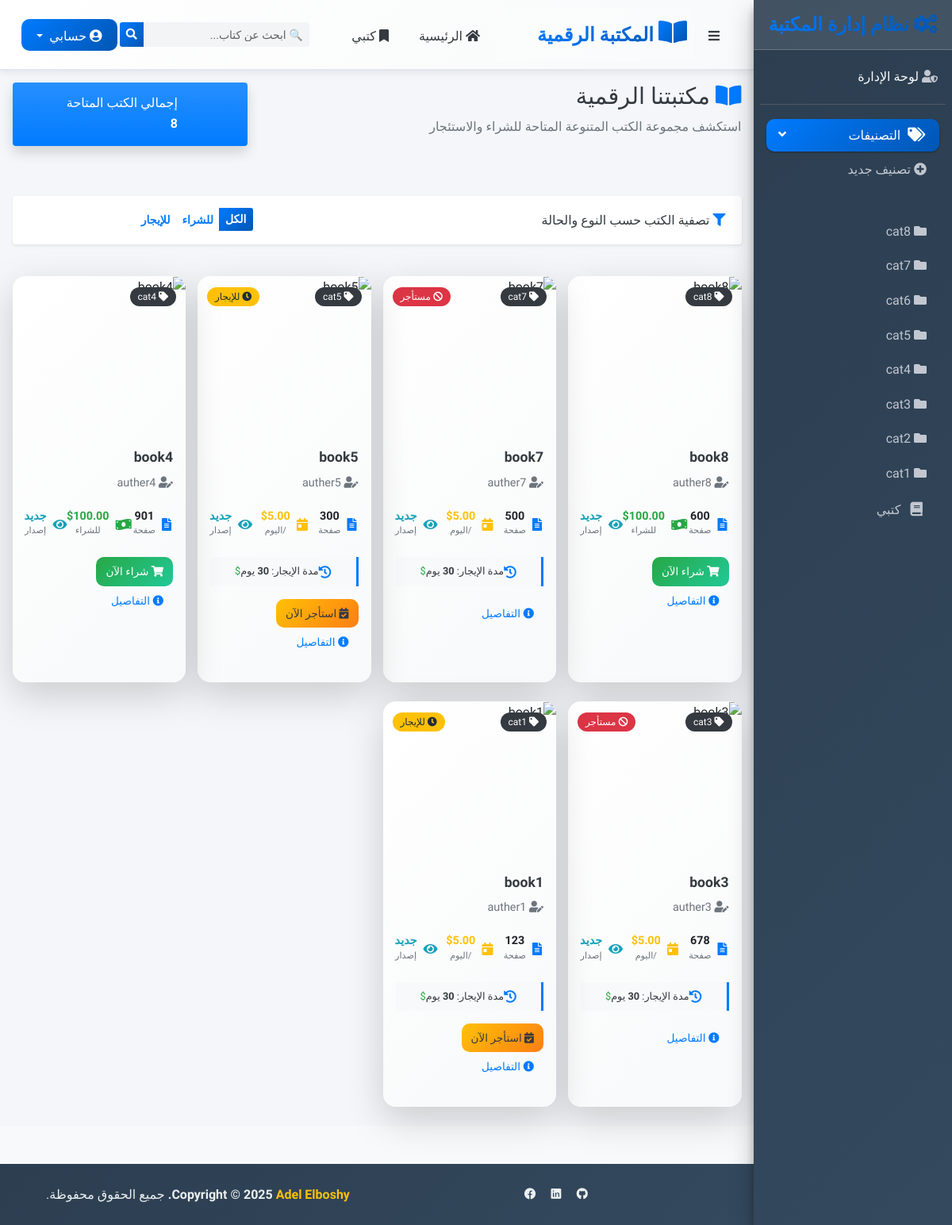
The app's page /, older data.
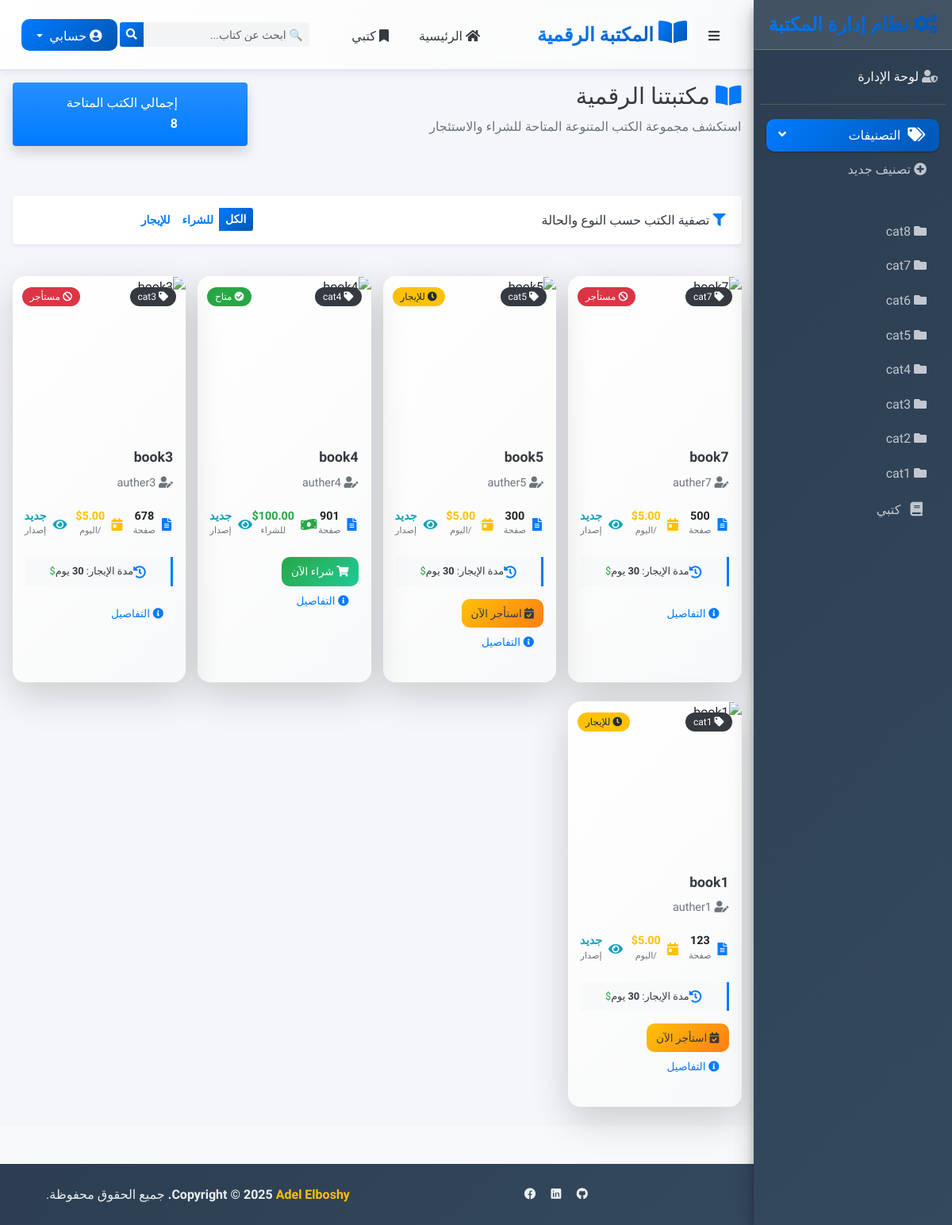
The same page, newer data.
### my_books/models.py (models this page shows, shortened)
class Category(models.Model):
    name =  models.CharField(max_length = 100)
    class Meta :
        ordering = ['-id']

class Book (models.Model):
    book_status =[
        ('available','available'),
        ('rented','rented'),
        ('sold','sold'),
        ('avl_for_rent','avl_for_rent')
    ]
    title           =models.CharField(max_length=100)
    auther          =models.CharField(max_length=100)
    book_image      =models.ImageField(upload_to='photos %Y %m %d ',null=True,blank=True)
    auther_image    =models.ImageField(upload_to='photos2 %Y %m %d',null=True,blank=True)
    price           =models.DecimalField(max_digits=10,decimal_places=2,null=True,blank=True)
    status          =models.CharField(max_length = 100,choices=book_status,default='available')
    pages           =models.IntegerField()
    active          =models.BooleanField(default=True)
    retal_price_day =models.DecimalField(max_digits=10,decimal_places=2,null=True,blank=True)
    retal_proid     =models.IntegerField(null=True,blank=True)
    total_rental    =models.DecimalField(max_digits=10,decimal_places=2,null=True,blank=True)
    discription     =models.CharField(max_length = 100)
    catigery        =models.ForeignKey(Category,on_delete=models.PROTECT)
    class Meta :
        ordering = ['-id']

### main_app/views.py (the view)
# urls.py: 2. Add a URL to urlpatterns:  path('', views.home, name='home')
def home(request):
    totalPay = 0
    for book in Book.objects.all() :
        if book.price :
            if book.status == 'sold':
                totalPay += book.price
    totalRented = 0
    for book in Book.objects.all() :
        if book.total_rental :
            if book.status == 'rented':
                totalRented += book.total_rental
    totalsalarys = totalRented + totalPay
    context = {
        'current_time' : datetime.now().strftime(f"%Y / %m / %d %H:%M:%S"),
        'books' : Book.objects.all(),
        'catigories' : Category.objects.all(),
        'forms' : new_book(),
        'add_category' : new_category(),
        'books_num' : Book.objects.filter(active=True).count(),
        'avl_books' : Book.objects.filter(status='available').count(),
        'rented_books_num' : Book.objects.filter(status='rented').count(),
        'sold_books' : Book.objects.filter(status='sold').count(),
        'totalsalarys' : totalsalarys,
        'totalPay' : totalPay,
        'totalRented' : totalRented,
        'clint_id': request.user.id if request.user.is_authenticated else None,
    }
    if request.method == 'POST':
        save_new_book = new_book(request.POST,request.FILES)
        if save_new_book.is_valid():
            save_new_book.save()
            return render(request, 'index.html', context)
    if request.method == 'POST':
        save_new_category = new_category(request.POST,request.FILES)
        if save_new_category.is_valid():
            save_new_category.save()
            return render(request, 'index.html', context)
    return render(request, 'index.html', context)

### main_app/forms.py
class new_category (forms.ModelForm):
    class Meta :
        model = Category
        fields = [
            'name',
        ]
        widgets = {
            'name': forms.TextInput(attrs={'class':'form-control'}),
        }

### main_app/templates/index.html (shortened to what the changed rows need)
{% extends 'base.html' %}
{% block content %}
<div style="direction: rtl;" class="wrapper">
    <div class="content-wrapper">
        <div class="content-header mb-4">
            <div class="container-fluid">
                <div class="row mb-2">
                    <div class="col-sm-8">
                        <h1 class="m-0 text-dark">
                            <i class="fas fa-book-open text-primary me-2"></i>
                            مكتبتنا الرقمية
                        </h1>
                    </div>
                </div>
            </div>
        </div>
        <div class="content">
            <div class="container-fluid">
                <div class="row">
                    {% for book in books %}
                        {% if book.status != "sold" %}
                            <div class="col-xl-3 col-lg-4 col-md-6 mb-4 hide_books book{{book.category.id}} book{{book.status}}">
                                <div class="card book-card h-100 shadow-lg border-0">
                                    <div class="book-image-container position-relative">
                                        <div class="category-badge">
                                            <span class="badge bg-dark bg-opacity-75">
                                                <i class="fas fa-tag me-1"></i>
                                                {{ book.catigery.name }}
                                            </span>
                                        </div>
                                        <div class="status-badge">
                                            {% if book.status == "available" %}
                                                <span class="badge bg-success">
                                                    <i class="fas fa-check-circle me-1"></i>
                                                    متاح
                                                </span>
                                            {% elif book.status == "avl_for_rent" %}
                                                <span class="badge bg-warning text-dark">
                                                    <i class="fas fa-clock me-1"></i>
                                                    للإيجار
                                                </span>
                                            {% elif book.status == "rented" %}
                                                <span class="badge bg-danger">
                                                    <i class="fas fa-ban me-1"></i>
                                                    مستأجر
                                                </span>
                                            {% endif %}
                                        </div>
                                    </div>
                                    <div class="card-body p-3">
                                        <h5 class="book-title mb-2">
                                            <a href="{% url 'description' book.id %}" class="text-dark text-decoration-none">
                                                {{ book.title }}
                                            </a>
                                        </h5>
                                        <p class="book-author text-muted mb-3">
                                            <i class="fas fa-user-edit me-2"></i>
                                            {{ book.auther }}
                                        </p>
                                        <div class="book-stats">
                                            <div class="row g-2 text-center">
                                                <div class="col-4">
                                                    <div class="stat-item">
                                                        <i class="fas fa-file-alt text-primary"></i>
                                                        <div class="stat-content">
                                                            <span class="stat-number">{{ book.pages }}</span>
                                                            <small class="stat-label">صفحة</small>
                                                        </div>
                                                    </div>
                                                </div>
                                                <div class="col-4">
                                                    <div class="stat-item">
                                                        {% if book.price %}
                                                            <i class="fas fa-money-bill-wave text-success"></i>
                                                            <div class="stat-content">
                                                                <span class="stat-number text-success">${{ book.price }}</span>
                                                                <small class="stat-label">للشراء</small>
                                                            </div>
                                                        {% elif book.retal_price_day %}
                                                            <i class="fas fa-calendar-day text-warning"></i>
                                                            <div class="stat-content">
                                                                <span class="stat-number text-warning">${{ book.retal_price_day }}</span>
                                                                <small class="stat-label">/اليوم</small>
                                                            </div>
                                                        {% endif %}
                                                    </div>
                                                </div>
                                                <div class="col-4">
                                                    <div class="stat-item">
                                                        {% if book.rating %}
                                                            <i class="fas fa-star text-warning"></i>
                                                            <div class="stat-content">
                                                                <span class="stat-number text-warning">{{ book.rating }}</span>
                                                                <small class="stat-label">تقييم</small>
                                                            </div>
                                                        {% else %}
                                                            <i class="fas fa-eye text-info"></i>
                                                            <div class="stat-content">
                                                                <span class="stat-number text-info">جديد</span>
                                                                <small class="stat-label">إصدار</small>
                                                            </div>
                                                        {% endif %}
                                                    </div>
                                                </div>
                                            </div>
                                        </div>
                                        {% if book.retal_proid %}
                                        <div class="rental-period mt-3">
                                            <div class="d-flex align-items-center justify-content-center bg-light rounded p-2">
                                                <i class="fas fa-history text-primary me-2"></i>
                                                <small class="text-dark">
                                                    مدة الإيجار: <strong>{{ book.retal_proid }}</strong> يوم
                                                </small>
                                                {% if book.retal_price_day and book.retal_proid %}
                                                <small class="text-success me-auto fw-bold">
                                                    ${{ book.total_price }}
                                                </small>
                                                {% endif %}
                                            </div>
                                        </div>
                                        {% endif %}
                                        <div class="action-buttons mt-3">
                                            <div class="d-grid gap-2">
                                                {% if book.price %}
                                                <a href="{% url 'buy' book.id %}" class="btn btn-success btn-sm">
                                                    <i class="fas fa-shopping-cart me-2"></i>
                                                    شراء الآن
                                                </a>
                                                {% elif book.status == 'avl_for_rent' %}
                                                <a href="{% url 'rental' book.id %}" class="btn btn-warning btn-sm text-dark">
                                                    <i class="fas fa-calendar-check me-2"></i>
                                                    استأجر الآن
                                                </a>
                                                {% endif %}
                                                <a href="{% url 'description' book.id %}" class="btn btn-outline-primary btn-sm">
                                                    <i class="fas fa-info-circle me-2"></i>
                                                    التفاصيل
                                                </a>
                                            </div>
                                        </div>
                                    </div>
                                </div>
                            </div>
                        {% endif %}
                    {% endfor %}
                </div>
            </div>
        </div>
    </div>
</div>
{% endblock %}

### templates/base.html (shortened to what the changed rows need)
{%load static%}
<!DOCTYPE html>
<html lang="ar" dir="rtl">
<head>
    <link rel="stylesheet" href="{% static 'plugins/fontawesome-free/css/all.min.css' %}">
    <link rel="stylesheet" href="https://code.ionicframework.com/ionicons/2.0.1/css/ionicons.min.css">
    <link rel="stylesheet" href="{% static 'dist/css/adminlte_ar.min.css' %}">
    <link rel="stylesheet" href="https://cdn.jsdelivr.net/npm/bootstrap-icons@1.10.0/font/bootstrap-icons.css">
</head>
<body class="hold-transition sidebar-mini layout-fixed">
    <aside class="main-sidebar sidebar-dark-primary elevation-4">
        <div class="sidebar">
            <nav class="mt-2">
                <ul class="nav nav-pills nav-sidebar flex-column" data-widget="treeview" role="menu" data-accordion="false">
                    <li class="nav-item has-treeview menu-open">
                        <ul class="nav nav-treeview">
                            {% for category in catigories %}
                                <li class="nav-item cat{{ category.name }}">
                                    <a class="nav-link" href="#">
                                        <i class="fas fa-folder me-2"></i>
                                        <p>{{ category.name }}</p>
                                    </a>
                                </li>
                            {% endfor %}
                        </ul>
                    </li>
                </ul>
            </nav>
        </div>
    </aside>
    {% block content %}
    {% endblock %}
</body>
</html>

Row changes from the older to the newer data that the page shows:
no longer on this page (row edited): Book: catigery.name "cat8", title "book8", auther "auther8", pages "600", price "100.00", shows "شراء الآن"
changed Book "book4": now shows "متاح"
